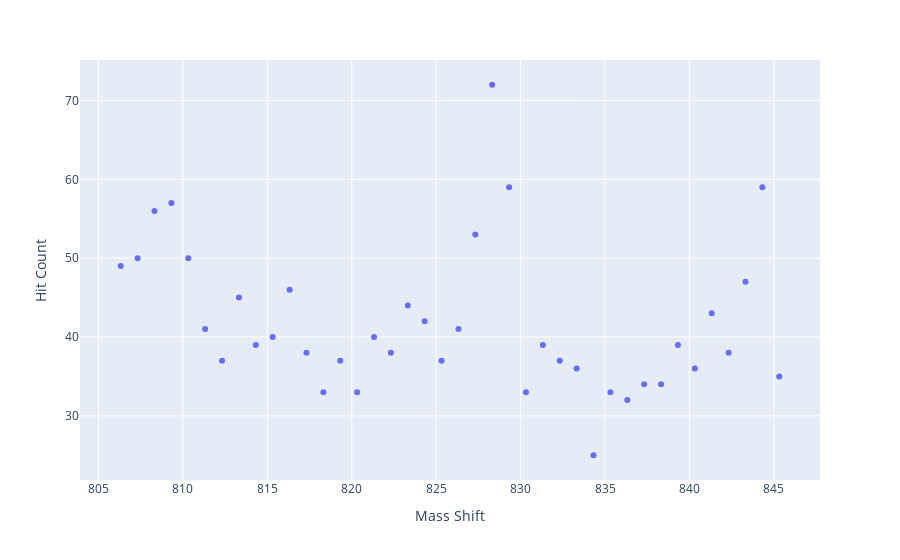

The notebook cell this image was saved under:
### Code cell
fig = px.scatter(df_shift_hits, x='shift', y='hit', labels={'shift': 'Mass Shift', 'hit': 'Hit Count'})
fig.show()

### Figure 1 — Plotly figure (JSON) as saved in the notebook; plotly's stock layout.template omitted (floating-point values rounded to 4 significant figures)
{"data": [{"hovertemplate": "Mass Shift=%{x}<br>Hit Count=%{y}<extra></extra>", "legendgroup": "", "marker": {"color": "#636efa", "symbol": "circle"}, "mode": "markers", "name": "", "orientation": "v", "showlegend": false, "type": "scatter", "x": [806.3, 807.3, 808.3, 809.3, 810.3, 811.3, 812.3, 813.3, 814.3, 815.3, 816.3, 817.3, 818.3, 819.3, 820.3, 821.3, 822.3, 823.3, 824.3, 825.3, 826.3, 827.3, 828.3, 829.3, 830.3, 831.3, 832.3, 833.3, 834.3, 835.3, 836.3, 837.3, 838.3, 839.3, 840.3, 841.3, 842.3, 843.3, 844.3, 845.3], "xaxis": "x", "y": [49, 50, 56, 57, 50, 41, 37, 45, 39, 40, 46, 38, 33, 37, 33, 40, 38, 44, 42, 37, 41, 53, 72, 59, 33, 39, 37, 36, 25, 33, 32, 34, 34, 39, 36, 43, 38, 47, 59, 35], "yaxis": "y"}], "layout": {"legend": {"tracegroupgap": 0}, "margin": {"t": 60}, "xaxis": {"anchor": "y", "domain": [0, 1], "title": {"text": "Mass Shift"}}, "yaxis": {"anchor": "x", "domain": [0, 1], "title": {"text": "Hit Count"}}}}
